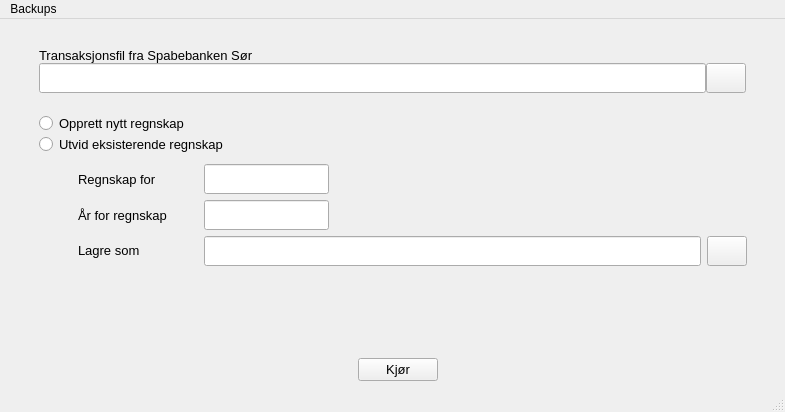
<?xml version="1.0" encoding="UTF-8"?>
<ui version="4.0">
 <class>MainWindow</class>
 <widget class="QMainWindow" name="MainWindow">
  <property name="geometry">
   <rect>
    <x>0</x>
    <y>0</y>
    <width>785</width>
    <height>412</height>
   </rect>
  </property>
  <property name="sizePolicy">
   <sizepolicy hsizetype="Preferred" vsizetype="Minimum">
    <horstretch>0</horstretch>
    <verstretch>0</verstretch>
   </sizepolicy>
  </property>
  <property name="windowTitle">
   <string>Regnskapsprogram</string>
  </property>
  <property name="windowIcon">
   <iconset>
    <normaloff>icons/program_icon.ico</normaloff>icons/program_icon.ico</iconset>
  </property>
  <property name="windowOpacity">
   <double>1.000000000000000</double>
  </property>
  <property name="iconSize">
   <size>
    <width>30</width>
    <height>30</height>
   </size>
  </property>
  <widget class="QWidget" name="centralwidget">
   <layout class="QVBoxLayout" name="verticalLayout_2">
    <item>
     <layout class="QVBoxLayout" name="verticalLayout_6">
      <property name="spacing">
       <number>0</number>
      </property>
      <property name="leftMargin">
       <number>30</number>
      </property>
      <property name="topMargin">
       <number>20</number>
      </property>
      <property name="rightMargin">
       <number>20</number>
      </property>
      <item>
       <widget class="QLabel" name="label_3">
        <property name="font">
         <font>
          <pointsize>10</pointsize>
         </font>
        </property>
        <property name="text">
         <string>Transaksjonsfil fra Spabebanken Sør</string>
        </property>
       </widget>
      </item>
      <item>
       <layout class="QHBoxLayout" name="horizontalLayout_2">
        <property name="rightMargin">
         <number>10</number>
        </property>
        <item>
         <widget class="QLineEdit" name="lineEdit_new_transactions_file">
          <property name="minimumSize">
           <size>
            <width>0</width>
            <height>30</height>
           </size>
          </property>
          <property name="maximumSize">
           <size>
            <width>16777215</width>
            <height>30</height>
           </size>
          </property>
         </widget>
        </item>
        <item>
         <widget class="QToolButton" name="toolButton_new_transactions_file">
          <property name="minimumSize">
           <size>
            <width>40</width>
            <height>30</height>
           </size>
          </property>
          <property name="maximumSize">
           <size>
            <width>40</width>
            <height>30</height>
           </size>
          </property>
          <property name="toolTip">
           <string/>
          </property>
          <property name="toolTipDuration">
           <number>-1</number>
          </property>
          <property name="text">
           <string/>
          </property>
          <property name="icon">
           <iconset>
            <normaloff>icons/icons8-folder-48.png</normaloff>icons/icons8-folder-48.png</iconset>
          </property>
          <property name="autoRaise">
           <bool>false</bool>
          </property>
         </widget>
        </item>
       </layout>
      </item>
      <item>
       <spacer name="verticalSpacer_3">
        <property name="orientation">
         <enum>Qt::Vertical</enum>
        </property>
        <property name="sizeType">
         <enum>QSizePolicy::Fixed</enum>
        </property>
        <property name="sizeHint" stdset="0">
         <size>
          <width>0</width>
          <height>20</height>
         </size>
        </property>
       </spacer>
      </item>
      <item>
       <widget class="QRadioButton" name="radioButton_make_new_account">
        <property name="font">
         <font>
          <pointsize>10</pointsize>
         </font>
        </property>
        <property name="text">
         <string>Opprett nytt regnskap</string>
        </property>
       </widget>
      </item>
      <item>
       <widget class="QRadioButton" name="radioButton_extend_exsisting_account">
        <property name="font">
         <font>
          <pointsize>10</pointsize>
         </font>
        </property>
        <property name="toolTip">
         <string>&lt;html&gt;&lt;head/&gt;&lt;body&gt;&lt;p&gt;Regnskapet må være laget av dette programmet for å være kompitabelt&lt;/p&gt;&lt;/body&gt;&lt;/html&gt;</string>
        </property>
        <property name="text">
         <string>Utvid eksisterende regnskap</string>
        </property>
       </widget>
      </item>
      <item>
       <widget class="QStackedWidget" name="conditional_settings">
        <property name="sizePolicy">
         <sizepolicy hsizetype="Preferred" vsizetype="MinimumExpanding">
          <horstretch>0</horstretch>
          <verstretch>0</verstretch>
         </sizepolicy>
        </property>
        <property name="currentIndex">
         <number>0</number>
        </property>
        <widget class="QWidget" name="page_3">
         <layout class="QVBoxLayout" name="verticalLayout_4">
          <item>
           <layout class="QHBoxLayout" name="horizontalLayout_8">
            <property name="leftMargin">
             <number>30</number>
            </property>
            <property name="rightMargin">
             <number>0</number>
            </property>
            <item>
             <widget class="QLabel" name="label_account_name">
              <property name="minimumSize">
               <size>
                <width>120</width>
                <height>0</height>
               </size>
              </property>
              <property name="maximumSize">
               <size>
                <width>100</width>
                <height>16777215</height>
               </size>
              </property>
              <property name="font">
               <font>
                <pointsize>10</pointsize>
               </font>
              </property>
              <property name="text">
               <string>Regnskap for</string>
              </property>
             </widget>
            </item>
            <item>
             <widget class="QLineEdit" name="lineEdit_account_name">
              <property name="sizePolicy">
               <sizepolicy hsizetype="Fixed" vsizetype="Fixed">
                <horstretch>0</horstretch>
                <verstretch>0</verstretch>
               </sizepolicy>
              </property>
              <property name="minimumSize">
               <size>
                <width>0</width>
                <height>30</height>
               </size>
              </property>
              <property name="maximumSize">
               <size>
                <width>16777215</width>
                <height>30</height>
               </size>
              </property>
              <property name="font">
               <font>
                <pointsize>10</pointsize>
               </font>
              </property>
              <property name="inputMask">
               <string/>
              </property>
              <property name="text">
               <string/>
              </property>
             </widget>
            </item>
            <item>
             <spacer name="horizontalSpacer_4">
              <property name="orientation">
               <enum>Qt::Horizontal</enum>
              </property>
              <property name="sizeHint" stdset="0">
               <size>
                <width>0</width>
                <height>0</height>
               </size>
              </property>
             </spacer>
            </item>
           </layout>
          </item>
          <item>
           <layout class="QHBoxLayout" name="horizontalLayout_7">
            <property name="leftMargin">
             <number>30</number>
            </property>
            <property name="rightMargin">
             <number>0</number>
            </property>
            <item>
             <widget class="QLabel" name="label_account_year">
              <property name="sizePolicy">
               <sizepolicy hsizetype="Fixed" vsizetype="Preferred">
                <horstretch>0</horstretch>
                <verstretch>0</verstretch>
               </sizepolicy>
              </property>
              <property name="minimumSize">
               <size>
                <width>120</width>
                <height>0</height>
               </size>
              </property>
              <property name="maximumSize">
               <size>
                <width>120</width>
                <height>16777215</height>
               </size>
              </property>
              <property name="font">
               <font>
                <pointsize>10</pointsize>
               </font>
              </property>
              <property name="text">
               <string>År for regnskap</string>
              </property>
             </widget>
            </item>
            <item>
             <widget class="QLineEdit" name="lineEdit_account_year">
              <property name="sizePolicy">
               <sizepolicy hsizetype="Fixed" vsizetype="Fixed">
                <horstretch>0</horstretch>
                <verstretch>0</verstretch>
               </sizepolicy>
              </property>
              <property name="minimumSize">
               <size>
                <width>0</width>
                <height>30</height>
               </size>
              </property>
              <property name="maximumSize">
               <size>
                <width>16777215</width>
                <height>30</height>
               </size>
              </property>
              <property name="font">
               <font>
                <pointsize>10</pointsize>
               </font>
              </property>
              <property name="inputMask">
               <string/>
              </property>
              <property name="text">
               <string/>
              </property>
             </widget>
            </item>
            <item>
             <spacer name="horizontalSpacer_3">
              <property name="orientation">
               <enum>Qt::Horizontal</enum>
              </property>
              <property name="sizeHint" stdset="0">
               <size>
                <width>0</width>
                <height>0</height>
               </size>
              </property>
             </spacer>
            </item>
           </layout>
          </item>
          <item>
           <layout class="QHBoxLayout" name="horizontalLayout">
            <property name="leftMargin">
             <number>30</number>
            </property>
            <property name="rightMargin">
             <number>0</number>
            </property>
            <item>
             <widget class="QLabel" name="label_save_new_account_as">
              <property name="sizePolicy">
               <sizepolicy hsizetype="Fixed" vsizetype="Fixed">
                <horstretch>0</horstretch>
                <verstretch>0</verstretch>
               </sizepolicy>
              </property>
              <property name="minimumSize">
               <size>
                <width>120</width>
                <height>0</height>
               </size>
              </property>
              <property name="maximumSize">
               <size>
                <width>100</width>
                <height>16777215</height>
               </size>
              </property>
              <property name="font">
               <font>
                <pointsize>10</pointsize>
               </font>
              </property>
              <property name="text">
               <string>Lagre som</string>
              </property>
             </widget>
            </item>
            <item>
             <widget class="QLineEdit" name="lineEdit_save_new_account_as">
              <property name="sizePolicy">
               <sizepolicy hsizetype="Expanding" vsizetype="Fixed">
                <horstretch>0</horstretch>
                <verstretch>0</verstretch>
               </sizepolicy>
              </property>
              <property name="minimumSize">
               <size>
                <width>300</width>
                <height>30</height>
               </size>
              </property>
              <property name="maximumSize">
               <size>
                <width>16777215</width>
                <height>30</height>
               </size>
              </property>
              <property name="font">
               <font>
                <pointsize>8</pointsize>
               </font>
              </property>
              <property name="toolTip">
               <string/>
              </property>
             </widget>
            </item>
            <item>
             <widget class="QToolButton" name="toolButton_save_new_account_as">
              <property name="minimumSize">
               <size>
                <width>40</width>
                <height>30</height>
               </size>
              </property>
              <property name="text">
               <string/>
              </property>
              <property name="icon">
               <iconset>
                <normaloff>icons/icons8-folder-48.png</normaloff>icons/icons8-folder-48.png</iconset>
              </property>
              <property name="autoRaise">
               <bool>false</bool>
              </property>
             </widget>
            </item>
           </layout>
          </item>
          <item>
           <spacer name="verticalSpacer_2">
            <property name="orientation">
             <enum>Qt::Vertical</enum>
            </property>
            <property name="sizeType">
             <enum>QSizePolicy::Expanding</enum>
            </property>
            <property name="sizeHint" stdset="0">
             <size>
              <width>0</width>
              <height>0</height>
             </size>
            </property>
           </spacer>
          </item>
         </layout>
        </widget>
        <widget class="QWidget" name="page_4">
         <layout class="QVBoxLayout" name="verticalLayout_3">
          <item>
           <layout class="QHBoxLayout" name="horizontalLayout_4">
            <property name="leftMargin">
             <number>30</number>
            </property>
            <property name="rightMargin">
             <number>0</number>
            </property>
            <property name="bottomMargin">
             <number>0</number>
            </property>
            <item>
             <widget class="QLabel" name="label_selcet_exsisting_account">
              <property name="minimumSize">
               <size>
                <width>120</width>
                <height>0</height>
               </size>
              </property>
              <property name="maximumSize">
               <size>
                <width>100</width>
                <height>16777215</height>
               </size>
              </property>
              <property name="font">
               <font>
                <pointsize>10</pointsize>
               </font>
              </property>
              <property name="text">
               <string>Velg fil</string>
              </property>
             </widget>
            </item>
            <item>
             <widget class="QLineEdit" name="lineEdit_selcet_exsisting_account">
              <property name="minimumSize">
               <size>
                <width>0</width>
                <height>30</height>
               </size>
              </property>
              <property name="maximumSize">
               <size>
                <width>16777215</width>
                <height>30</height>
               </size>
              </property>
              <property name="font">
               <font>
                <pointsize>8</pointsize>
               </font>
              </property>
              <property name="toolTip">
               <string>&lt;html&gt;&lt;head/&gt;&lt;body&gt;&lt;p&gt;Regnskapet må være laget av dette programmet for å være kompitabelt&lt;/p&gt;&lt;/body&gt;&lt;/html&gt;</string>
              </property>
             </widget>
            </item>
            <item>
             <widget class="QToolButton" name="toolButton_selcet_exsisting_account">
              <property name="minimumSize">
               <size>
                <width>40</width>
                <height>30</height>
               </size>
              </property>
              <property name="text">
               <string/>
              </property>
              <property name="icon">
               <iconset>
                <normaloff>icons/icons8-folder-48.png</normaloff>icons/icons8-folder-48.png</iconset>
              </property>
              <property name="autoRaise">
               <bool>false</bool>
              </property>
             </widget>
            </item>
           </layout>
          </item>
          <item>
           <spacer name="verticalSpacer">
            <property name="orientation">
             <enum>Qt::Vertical</enum>
            </property>
            <property name="sizeHint" stdset="0">
             <size>
              <width>20</width>
              <height>0</height>
             </size>
            </property>
           </spacer>
          </item>
         </layout>
        </widget>
       </widget>
      </item>
      <item>
       <layout class="QHBoxLayout" name="horizontalLayout_6">
        <item>
         <spacer name="horizontalSpacer">
          <property name="orientation">
           <enum>Qt::Horizontal</enum>
          </property>
          <property name="sizeHint" stdset="0">
           <size>
            <width>0</width>
            <height>0</height>
           </size>
          </property>
         </spacer>
        </item>
        <item>
         <widget class="QPushButton" name="pushButton_run">
          <property name="enabled">
           <bool>true</bool>
          </property>
          <property name="sizePolicy">
           <sizepolicy hsizetype="Fixed" vsizetype="Fixed">
            <horstretch>0</horstretch>
            <verstretch>0</verstretch>
           </sizepolicy>
          </property>
          <property name="minimumSize">
           <size>
            <width>0</width>
            <height>0</height>
           </size>
          </property>
          <property name="font">
           <font>
            <pointsize>10</pointsize>
           </font>
          </property>
          <property name="text">
           <string>Kjør</string>
          </property>
          <property name="iconSize">
           <size>
            <width>20</width>
            <height>20</height>
           </size>
          </property>
         </widget>
        </item>
        <item>
         <spacer name="horizontalSpacer_2">
          <property name="orientation">
           <enum>Qt::Horizontal</enum>
          </property>
          <property name="sizeHint" stdset="0">
           <size>
            <width>0</width>
            <height>0</height>
           </size>
          </property>
         </spacer>
        </item>
       </layout>
      </item>
     </layout>
    </item>
   </layout>
  </widget>
  <widget class="QMenuBar" name="menubar">
   <property name="geometry">
    <rect>
     <x>0</x>
     <y>0</y>
     <width>785</width>
     <height>26</height>
    </rect>
   </property>
   <property name="toolTip">
    <string>Før et eksisterende regnskap utvides, opprettes
det automatisk en kopi av regnskapet. Dette er i
tilfelle man ønsker å gå tilbake til den gamle
versjonen senere. Kopiene slettes etter 60 dager.</string>
   </property>
   <property name="toolTipDuration">
    <number>20000</number>
   </property>
   <widget class="QMenu" name="menu_open_backups_dir">
    <property name="toolTip">
     <string>Åpne mappen med automatiske backup av regnskap</string>
    </property>
    <property name="toolTipDuration">
     <number>10000</number>
    </property>
    <property name="title">
     <string>Backups</string>
    </property>
    <addaction name="action_open_backups_dir"/>
   </widget>
   <addaction name="menu_open_backups_dir"/>
  </widget>
  <widget class="QStatusBar" name="statusbar"/>
  <action name="action_open_backups_dir">
   <property name="text">
    <string>Åpne backups</string>
   </property>
   <property name="toolTip">
    <string>Åpne backups</string>
   </property>
  </action>
  <action name="actionasd">
   <property name="text">
    <string>asd</string>
   </property>
  </action>
 </widget>
 <resources/>
 <connections/>
</ui>
